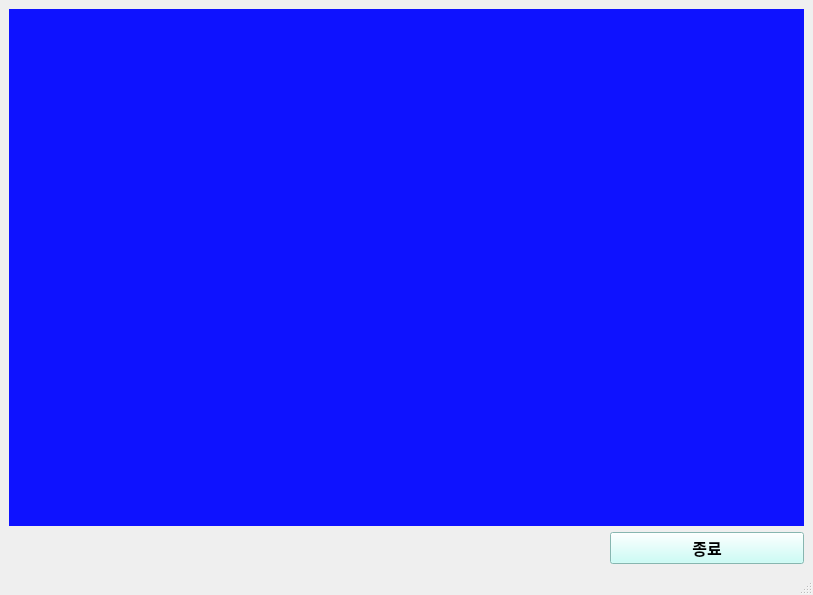
<?xml version="1.0" encoding="UTF-8"?>
<ui version="4.0">
 <class>MainWindow</class>
 <widget class="QMainWindow" name="MainWindow">
  <property name="geometry">
   <rect>
    <x>0</x>
    <y>0</y>
    <width>813</width>
    <height>595</height>
   </rect>
  </property>
  <property name="windowTitle">
   <string>MainWindow</string>
  </property>
  <widget class="QWidget" name="centralwidget">
   <layout class="QGridLayout" name="gridLayout">
    <item row="0" column="0">
     <widget class="QLabel" name="label">
      <property name="styleSheet">
       <string notr="true">background-color: rgb(14, 18, 255);
color: black;</string>
      </property>
      <property name="text">
       <string/>
      </property>
      <property name="pixmap">
       <pixmap resource="resources.qrc">:/parkinglot/jan7.png</pixmap>
      </property>
      <property name="scaledContents">
       <bool>true</bool>
      </property>
     </widget>
    </item>
    <item row="1" column="0">
     <layout class="QHBoxLayout" name="horizontalLayout">
      <item>
       <widget class="QLabel" name="label_2">
        <property name="text">
         <string/>
        </property>
       </widget>
      </item>
      <item>
       <widget class="QLabel" name="label_3">
        <property name="text">
         <string/>
        </property>
       </widget>
      </item>
      <item>
       <widget class="QLabel" name="label_4">
        <property name="text">
         <string/>
        </property>
       </widget>
      </item>
      <item>
       <widget class="QPushButton" name="pushButton">
        <property name="font">
         <font>
          <pointsize>12</pointsize>
          <bold>true</bold>
         </font>
        </property>
        <property name="styleSheet">
         <string notr="true">background-color: rgb(189, 255, 247);
color: black;</string>
        </property>
        <property name="text">
         <string>종료</string>
        </property>
       </widget>
      </item>
     </layout>
    </item>
   </layout>
  </widget>
  <widget class="QStatusBar" name="statusbar"/>
 </widget>
 <resources>
  <include location="resources.qrc"/>
 </resources>
 <connections>
  <connection>
   <sender>pushButton</sender>
   <signal>clicked()</signal>
   <receiver>MainWindow</receiver>
   <slot>next_screen()</slot>
   <hints>
    <hint type="sourcelabel">
     <x>771</x>
     <y>552</y>
    </hint>
    <hint type="destinationlabel">
     <x>773</x>
     <y>648</y>
    </hint>
   </hints>
  </connection>
 </connections>
 <slots>
  <slot>next_screen()</slot>
 </slots>
</ui>
